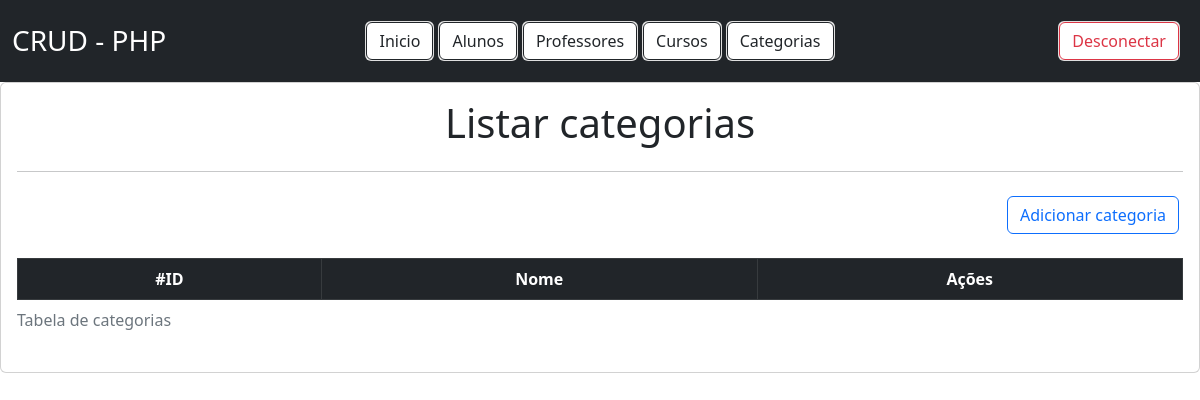
The app's page /categorias/listar, older data.
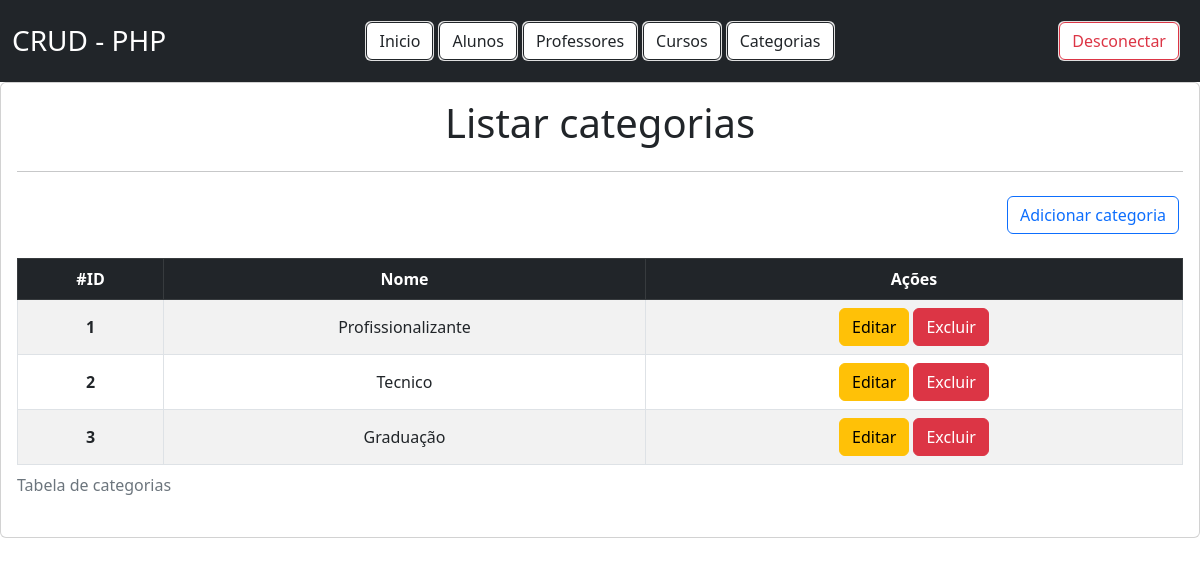
The same page, newer data.
### tables this page shows
CREATE TABLE tb_categorias (
    id INT PRIMARY KEY AUTO_INCREMENT,
    nome VARCHAR(50) NOT NULL
);

### src/Controller/AbstractController.php (called while the page is built, shortened)
<?php
abstract class AbstractController
{
    public function renderizar(string $nomeDoArquivo, ?array $dados = null, bool $navbar = true) : void
    {
        include_once dirname(__DIR__) . "../../views/template/head.phtml";
        $navbar === true && include_once dirname(__DIR__) . "../../views/template/navbar.phtml";
        include_once dirname(__DIR__) . "../../views/{$nomeDoArquivo}.phtml";
        include_once dirname(__DIR__) . "../../views/template/foot.phtml";
    }
}

### src/Controller/CategoriaController.php (called while the page is built, shortened)
<?php
class CategoriaController extends AbstractController
{
    private CategoriaRepository $repository;
    public function __construct()
    {
        $this->repository = new CategoriaRepository;
    }
    public function listar() : void
    {
        $this->renderizar('categoria/listar', [
            'categorias' => $this->repository->buscarTodos()
        ]);
    }
}

### public/index.php (called while the page is built, shortened)
<?php
$rotas = require dirname(__DIR__) . '../config/rotas.php';
$url = $_SERVER["REQUEST_URI"];
$rota = explode("?", $url)[0];
$method = $rotas[$rota]['method'];
(new $controller)->$method();

### src/Repository/CategoriaRepository.php (called while the page is built, shortened)
<?php
class CategoriaRepository implements RepositoryInterface
{
    private PDO $conexao;
    public function __construct()
    {
        $this->conexao = DatabaseConnection::abrirConexao();
    }
    public function buscarTodos() : iterable
    {
        $sql = "SELECT * FROM " . self::TABLE;
        $query = $this->conexao->query($sql);
        $query->execute();
        return $query->fetchAll(PDO::FETCH_CLASS, Categoria::class);
    }
}

### src/Connection/DatabaseConnection.php (called while the page is built, shortened)
<?php
class DatabaseConnection
{
    public static function abrirConexao(): PDO
    {
        $db = DB_NAME;
        return new PDO("mysql:host=localhost; dbname={$db}", DB_USER, DB_PASSWORD);
    }
}

### views/categoria/listar.phtml (the view, shortened to what this page needs)
<section class="card card-body container-fluid">
    <h1 class="text-center">Listar categorias</h1>
    <hr>
    <div class="mt-2 w-100 d-flex justify-content-end ">
        <a href="/categorias/novo" class="btn btn-outline-primary me-1">Adicionar categoria</a>
    </div>
    <div>
        <table class="table table-striped table-hover table-bordered align-middle text-center mt-4">
            <caption>Tabela de categorias</caption>
            <thead class="table-dark">
                <tr>
                    <th>#ID</th>
                    <th>Nome</th>
                    <th>Ações</th>
                </tr>
            </thead>
            <tbody>
                <?php
                foreach ($categorias ?? [] as $cadaCategoria)
                {
                    echo "
                        <tr>
                            <td class='fw-bold'>{$cadaCategoria->id}</td>
                            <td>{$cadaCategoria->nome}</td>
                            <td>
                                <a href='/categorias/editar?id={$cadaCategoria->id}' class='btn btn-warning'>Editar</a>
                                <a href='/categorias/excluir?id={$cadaCategoria->id}' class='btn btn-danger'>Excluir</a>
                            </td>
                        </tr>
                    ";
                }
                ?>
            </tbody>
        </table>
    </div>
</section>

### views/template/head.phtml (shortened to what this page needs)
<!DOCTYPE html>
<html lang="pt-BR">
<head>
    <link href="https://cdn.jsdelivr.net/npm/bootstrap@5.2.2/dist/css/bootstrap.min.css" rel="stylesheet">
</head>
<body class="vw-100">

### views/template/navbar.phtml
<nav class="container-fluid d-flex w-100 pt-3 pb-3 align-items-center bg-dark">
    <div class="d-flex pt-2 w-100">
        <h3 class="text-white">CRUD - PHP</h3>
    </div>
    <div class="d-flex justify-content-center gap-1">
        <ul class="m-auto list-group list-group-horizontal">
            <li class="list-group-item rounded p-0"><a href="/" class="btn btn-outline-dark">Inicio</a></li>
        </ul>
        <ul class="m-auto list-group list-group-horizontal text-white">
            <li class="list-group-item rounded p-0"><a href="/alunos/listar" class="btn btn-outline-dark">Alunos</a></li>
        </ul>
        <ul class="m-auto list-group list-group-horizontal text-white">
            <li class="list-group-item rounded p-0"><a href="/professores/listar" class="btn btn-outline-dark">Professores</a></li>
        </ul>
            <ul class="me-auto ms-auto list-group list-group-horizontal text-white">
                <li class="list-group-item rounded p-0"><a href="/cursos/listar" class="btn btn-outline-dark">Cursos</a></li>
            </ul>
            <ul class="list-group list-group-horizontal text-white">
                <li class="list-group-item rounded p-0"><a href="/categorias/listar" class="btn btn-outline-dark">Categorias</a></li>
            </ul>
    </div>
    <div class="w-100 d-flex justify-content-end gap-3">
        <ul class="list-group">
            <li class="list-group-item me-2 rounded p-0"><a href="/desconectar" class="btn btn-outline-danger">Desconectar</a></li>
        </ul>
    </div>
</nav>

### views/template/foot.phtml (shortened to what this page needs)
</body>
</html>

Row changes from the older to the newer data that the page shows:
added tb_categorias: id "1", nome "Profissionalizante"
added tb_categorias: id "2", nome "Tecnico"
added tb_categorias: id "3", nome "Graduação"
